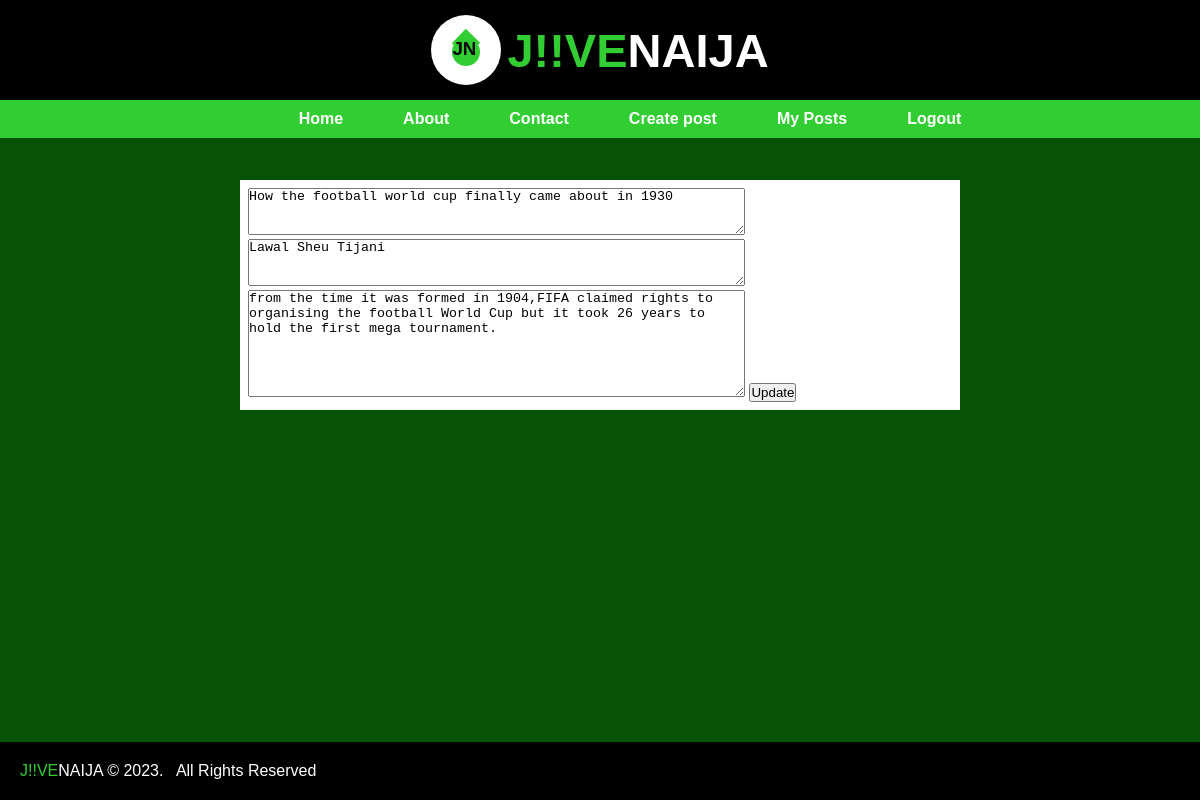
The app's page /post/6/edit (signed in) with its own data.
### app.py (models this page shows, shortened)
class Post(db.Model, UserMixin):
    __tablename__ = "post"
    id = db.Column(db.Integer(), primary_key=True)
    title = db.Column(db.String(100), nullable=False)
    content = db.Column(db.Text(), nullable=False)
    Author= db.Column(db.String(), nullable=False)
    Registered = db.Column(db.DateTime, nullable=False, default=datetime.utcnow())
    post_id = db.Column(db.Integer(), db.ForeignKey("user.id"))

### app.py (the view)
@app.route('/post/<int:id>/edit', methods=['GET', 'POST'])
def edit_post(id):
    post = Post.query.get_or_404(id)
    if request.method == "POST":
        post.title = request.form.get("title")
        post.Author = request.form.get("author")
        post.content = request.form.get("content")
        db.session.commit()
        return redirect(url_for("post"))
    return render_template('update.html' , post=post)

### app.py (called while the page is built)
@login_manager.user_loader
def user_loader(id):
    return User.query.get(int(id))

### templates/update.html (shortened to what this page needs)
{% extends 'base.html' %}
{% block content %}
    <form action="" method="POST">
        {% if post %}
        <textarea cols="60" rows="3" name="title" placeholder="Enter your post title......" required>{{ post.title }}</textarea>
        <textarea cols="60" rows="3" name="author" placeholder="Enter Author's name......" required>{{ post.Author }}</textarea>
        <textarea cols="60" rows="7" name="content" placeholder="Enter your content......" required>{{ post.content }}</textarea>
        <input type="submit" name="save" value="Update">
        {% endif %}
    </form>
{% endblock %}

### static/style.css (style rules this page uses)
* { margin: 0; padding: 0; box-sizing: border-box; }
body { background-color: rgb(6, 83, 6); height: 100%; font-family: Arial, Helvetica, sans-serif; }

### records on screen
Post: title "How the football world cup finally came about in 1930", author "Lawal Sheu Tijani", content "from the time it was formed in 1904,FIFA claimed rights to organising the football World Cup but it took 26 years to hold the first mega tournament."
